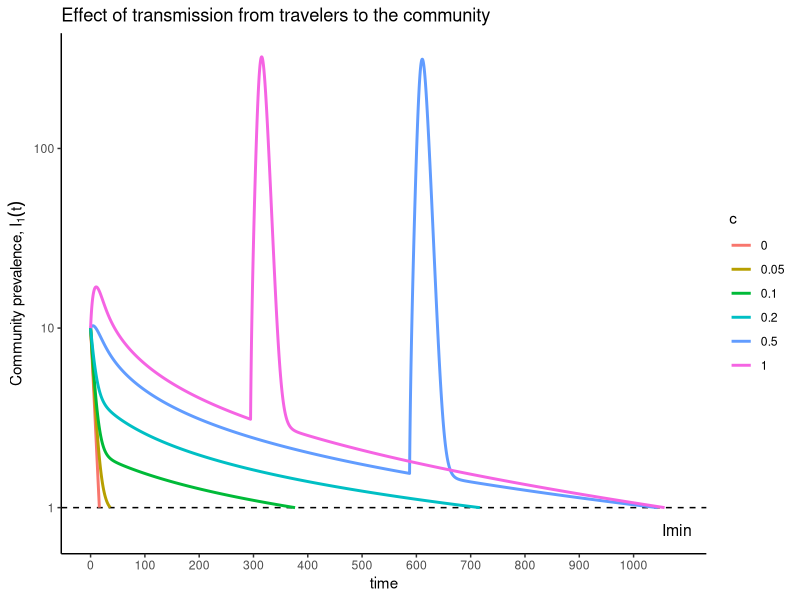
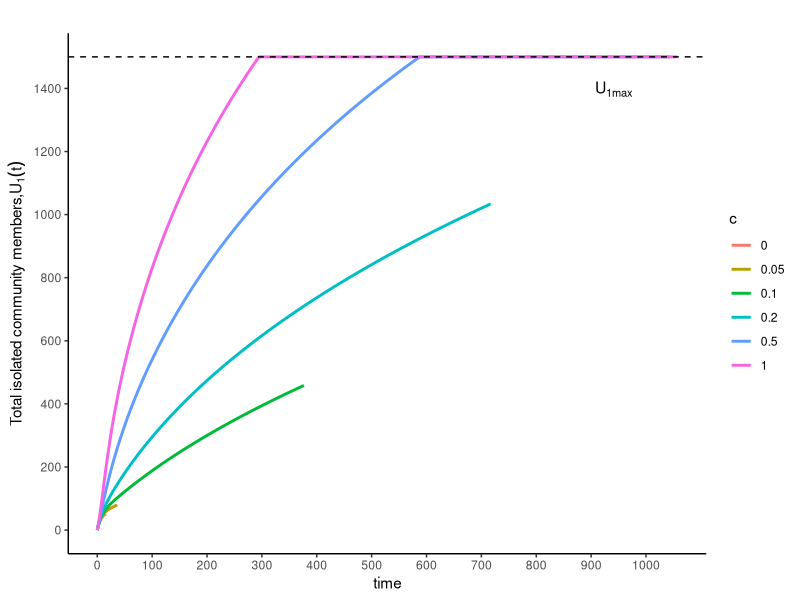
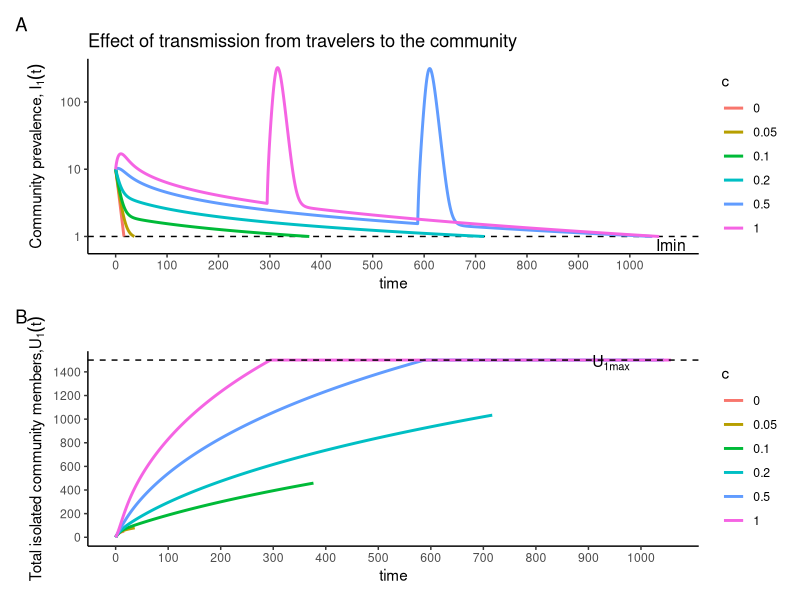
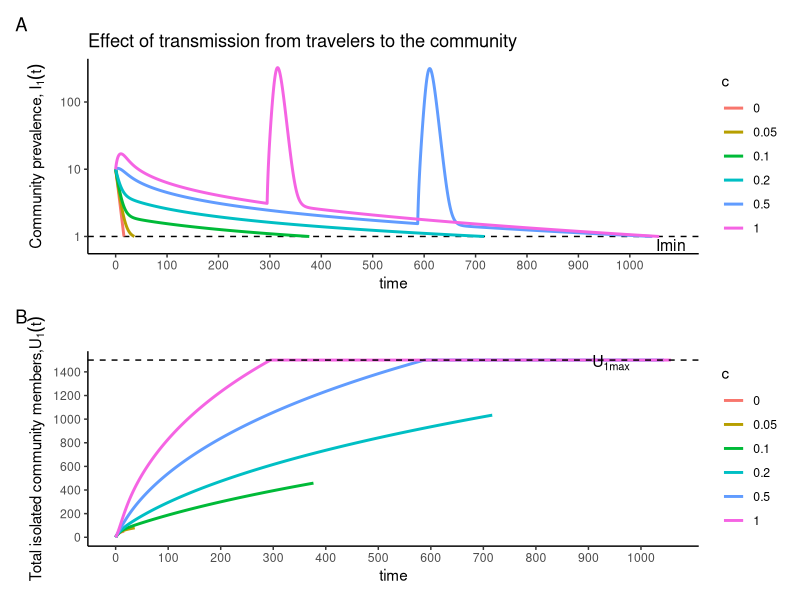

These figures' R source, in order:
## ---- chunk 1


require(deSolve)
require(ggplot2)
require(patchwork)
require(ggpubr)

cols <- c("#999999", "#E69F00", "#56B4E9", "#009E73", "#F0E442", "#0072B2", "#D55E00", "#CC79A7", "#66CC99")

##### Parameters
u1max <- 0.8
U1max <- 1500
beta <- 0.0002
theta <- 2
mu <- 0.334
T <- 1200
tstart1 <- 0
toff1 <- 1500
Imin <- 1

# This is designed to trigger termination of the simulation when I1 < 0.5
rootfun <- function(t, y, parameters){
  I1 = y[2]
  y1 = Imin - I1 
  return(y1)
}

SI <- function(t, y, parameters) {
  S <- y[1]
  I1 <- y[2]
  I2 <- y[3]
  U1 <- y[4]
  u1<-u1max
    if(U1 > U1max){
    u1 = 0
  }
  
  dS <- -beta * S * (I1 + parameters$c * I2)
  dI1 <- beta * S * (I1 + parameters$c * I2) - mu * I1 - u1 * I1
  dI2 <- theta - 2 * mu * I2
  dU1 <- u1 * I1
  return(list(c(dS, dI1, dI2, dU1)))
}
## ---- chunk 2
# Simulation for different values of c
cvec <- c(0, 0.05, 0.1, 0.2, 0.5, 1)
DataProb <- NULL

for (c in cvec) {
  parameters <- list(c = c)
  
  out1 <- ode(y = c(S = 5000, I1 = 10, I2 = theta/(2*mu), U1 = 0), parms = parameters, times = seq(0,T,.05),    func = SI, events = list(func = NULL, root = TRUE, terminalroot = 1), rootfun=rootfun)
  
  
  
  out1 <- data.frame(out1)
  J1 <- cumsum(beta * out1$S * (out1$I1 + c * out1$I2) * diff(c(0, out1$time)))
  u1 <- rep(0, length(J1))
  u1[which(diff(c(out1$U1[1], out1$U1)) * diff(c(0, out1$time)) > 0.001)] <- max(c(out1$I1, out1$iso))
  
  DataProb <- rbind(DataProb, data.frame(out1, u = u1, j = J1, c = c))
}

# Plotting
g.chap2prob2 <- ggplot(DataProb, aes(x = time, y = I1, color = factor(c))) +
  geom_hline(aes(yintercept = Imin), color = "black", linetype = "dashed")  +
  geom_line(size = 1) +
  ggtitle("Effect of transmission from travelers to the community") + ylab(expression(paste("Community prevalence, ",  I[1](t)))) + xlim(0, T) + 
  theme_classic() +
  scale_y_continuous(breaks = seq(min(out1$I1), max(out1$I1), by = 2)) +
  scale_x_continuous(breaks = seq(min(out1$time), max(out1$time), by = 100)) +
  scale_color_discrete(name = "c")+
  ylim(c(0,1000))+
  scale_y_log10()+
  annotate("text", x = 0.9*T, y = 0.75*Imin, label = "Imin", color = "black", size = 4)
  #+theme(
  #plot.title = element_text(size = 20),       # Title size
  #axis.title = element_text(size = 30),       # Axis title size
  #axis.text = element_text(size = 30),        # Axis text size
  #legend.title = element_text(size = 25),     # Legend title size
  #legend.text = element_text(size = 25) )      # Legend text size
g.chap2prob2

## ---- chunk 3
g.U1 <- ggplot(DataProb, aes(x = time, y = U1, color = factor(c))) +
  geom_line(size = 1) +
  geom_hline(aes(yintercept = U1max), color = "black", linetype = "dashed")  +
  annotate("text", x = 900, y = 0.9*U1max, label = expression(paste(U[1][max])), hjust = -0.1, vjust = -0.5, color = "black", size = 4) +
  ggtitle(" ") + ylab(expression(paste("Total isolated community members,",  U[1](t)))) + xlim(0, T) + theme_classic() +
  scale_color_discrete(name = "c") +
  scale_y_continuous(breaks = seq(min(out1$U1), max(out1$U1), by = 200)) +
  scale_x_continuous(breaks = seq(min(out1$time), max(out1$time), by = 100)) 
  # + theme(
  #plot.title = element_text(size = 20),       # Title size
  #axis.title = element_text(size = 30),       # Axis title size
  #axis.text = element_text(size = 30),        # Axis text size
  #legend.title = element_text(size = 25),     # Legend title size
  #legend.text = element_text(size = 25) )      # Legend text size
g.U1  
## ---- chunk 4

chap2.prob2 <- g.chap2prob2 / g.U1 + plot_annotation(tag_levels = "A")
#& theme(plot.tag = element_text(size = 25))

chap2.prob2

ggsave("~/Desktop/Work/Students/MSc/Adu-Boahen/Thesis_2024-Updates/Amys codes/figures/chap2.prob2.png", width = 15, height = 20, units = "cm")
